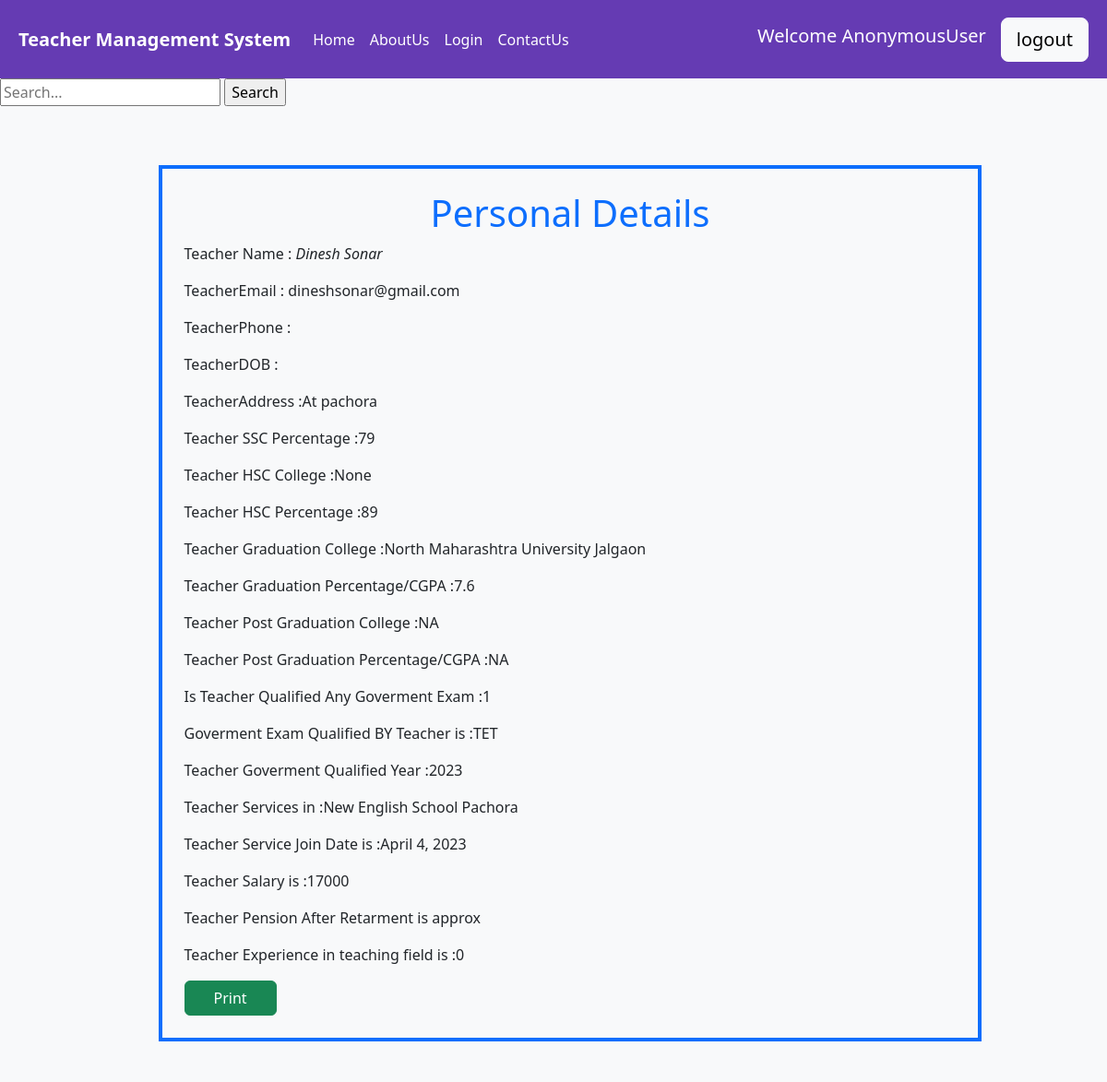
The app's page /show_more/7 with its own data.
### home/models.py (models this page shows, shortened)
class Teacher_details(models.Model):
    id = models.AutoField(primary_key=True)
    tname=models.CharField(max_length=122,null=True)
    temail=models.CharField(max_length=122,null=True)
    tphone=models.CharField(max_length=122,null=True)
    tdob=models.DateField(null=True)
    tadd=models.TextField()
    tsscs=models.CharField(max_length=122,null=True)
    tsscp=models.CharField(max_length=122,null=True)
    thscs=models.CharField(max_length=122,null=True)
    thscp=models.CharField(max_length=122,null=True)
    tgp=models.CharField(max_length=122,null=True)
    tgc=models.CharField(max_length=122,null=True)
    tpgp=models.CharField(max_length=122,null=True)
    tpgc=models.CharField(max_length=122,null=True)
    tge=models.CharField(max_length=122,null=True)
    teq=models.CharField(max_length=122,null=True)
    teqy=models.CharField(max_length=122,null=True)
    teacher_service=models.CharField(max_length=122,null=True)
    join_date=models.DateField(null=True)
    teacher_salary=models.CharField(max_length=122,null=True)
    teacher_exp=models.CharField(max_length=122,null=True)
    image = models.ImageField(upload_to='images')
    field_name = models.FileField(blank="True",upload_to="media")

### home/views.py (the view)
# urls.py: path('show_more/<int:id>', views.show_more, name="show_more"),
def show_more(request, id):
    results = Teacher_details.objects.filter(id=id)
    return render(request, 'show_more.html', {'results': results})

### Templates/show_more.html (shortened to what this page needs)
{% extends 'base.html' %}
{% block content %}
<form method="get" action="/show_more">
    <input type="text" name="q" placeholder="Search...">
    <input type="submit" value="Search">
</form>
<form action="">
    <div class="container row m-lg-5 overflow-hidden" style="background:#f8f9fa">
        <div class="container my-3 py-4" style="border:4px solid #0d6efd;width:80%">
            <div class="container ">
                <h1 style="color:#0d6efd" class="text-center">Personal Details</h1>
                {% for resume in results %}
                <p>Teacher Name : <i> {{ resume.tname }} </i>
                </p>
                <p>TeacherEmail : {{ resume.temail }}
                </p>
                <p>TeacherPhone :{{ resume.phone }}
                </p>
                <p>TeacherDOB :{{ resume.dob }}
                </p>
                <p>TeacherAddress :{{ resume.tadd }}
                </p>
                <p>Teacher SSC Percentage :{{ resume.tsscp}}
                </p>
                <p>Teacher HSC College :{{ resume.tsscs }}
                </p>
                <p>Teacher HSC Percentage :{{ resume.thscp }}
                </p>
                <p>Teacher Graduation College :{{ resume.tgc }}
                </p>
                <p>Teacher Graduation Percentage/CGPA :{{ resume.tgp }}</p>
                <p>Teacher Post Graduation College :{{ resume.tpgc }}
                </p>
                <p>Teacher Post Graduation Percentage/CGPA :{{ resume.tpgp }}
                </p>
                <p>Is Teacher Qualified Any Goverment Exam :{{ resume.tge }}
                </p>
                <p>Goverment Exam Qualified BY Teacher is :{{ resume.teq }}
                </p>
                <p>Teacher Goverment Qualified Year :{{ resume.teqy }}
                </p>
                <p>Teacher Services in :{{ resume.teacher_service }}
                </p>
                <p>Teacher Service Join Date is :{{ resume.join_date }}
                </p>
                <p>Teacher Salary is :{{ resume.teacher_salary }}
                </p>
                <p>Teacher Pension After Retarment is approx{{ resume.pension }}
                </p>
                <p>Teacher Experience in teaching field is :{{ resume.teacher_exp}}
                </p>
                    {% endfor %}
                    <button type="button"onclick="display()" class="btn btn-success"style="width:100px">Print</button>
            </div>
    </div>
</form>
{% endblock content %}

### records on screen
Teacher_details: tname "Dinesh Sonar", temail "dineshsonar@gmail.com", tadd "At pachora", tsscp "79", tsscs "None", thscp "89", tgc "North Maharashtra University Jalgaon", tgp "7.6", tpgc "NA", tpgp "NA", tge "1", teq "TET", teqy "2023", teacher_service "New English School Pachora", join_date "April 4, 2023", teacher_salary "17000", teacher_exp "0"

### other values on screen
{{ request.user }} "AnonymousUser"
